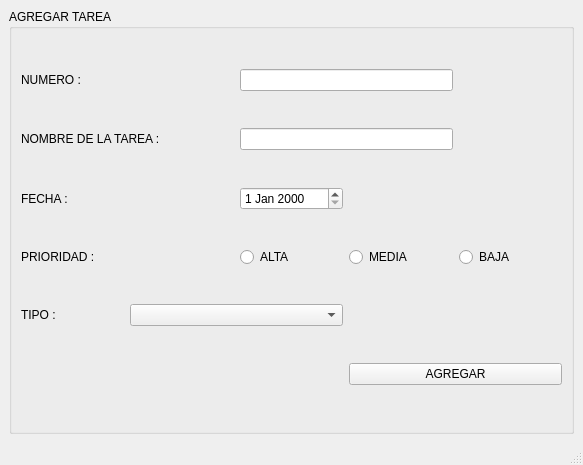
<?xml version="1.0" encoding="UTF-8"?>
<ui version="4.0">
 <class>agregar</class>
 <widget class="QMainWindow" name="agregar">
  <property name="geometry">
   <rect>
    <x>0</x>
    <y>0</y>
    <width>583</width>
    <height>465</height>
   </rect>
  </property>
  <property name="windowTitle">
   <string>MainWindow</string>
  </property>
  <widget class="QWidget" name="centralwidget">
   <layout class="QGridLayout" name="gridLayout_2">
    <item row="0" column="0">
     <widget class="QGroupBox" name="groupBox">
      <property name="title">
       <string>AGREGAR TAREA</string>
      </property>
      <layout class="QGridLayout" name="gridLayout">
       <item row="4" column="0">
        <widget class="QLabel" name="label_5">
         <property name="text">
          <string>TIPO : </string>
         </property>
        </widget>
       </item>
       <item row="0" column="0">
        <widget class="QLabel" name="label">
         <property name="text">
          <string>NUMERO : </string>
         </property>
        </widget>
       </item>
       <item row="3" column="2">
        <widget class="QRadioButton" name="btAlta">
         <property name="text">
          <string>ALTA</string>
         </property>
        </widget>
       </item>
       <item row="5" column="3" colspan="2">
        <widget class="QPushButton" name="btnAgregar">
         <property name="text">
          <string>AGREGAR</string>
         </property>
        </widget>
       </item>
       <item row="1" column="2" colspan="2">
        <widget class="QLineEdit" name="inNombreTarea"/>
       </item>
       <item row="1" column="0" colspan="2">
        <widget class="QLabel" name="label_2">
         <property name="text">
          <string>NOMBRE DE LA TAREA : </string>
         </property>
        </widget>
       </item>
       <item row="0" column="2" colspan="2">
        <widget class="QLineEdit" name="inNumero"/>
       </item>
       <item row="2" column="0">
        <widget class="QLabel" name="label_3">
         <property name="text">
          <string>FECHA : </string>
         </property>
        </widget>
       </item>
       <item row="3" column="0">
        <widget class="QLabel" name="label_4">
         <property name="text">
          <string>PRIORIDAD :</string>
         </property>
        </widget>
       </item>
       <item row="3" column="3">
        <widget class="QRadioButton" name="btMedia">
         <property name="text">
          <string>MEDIA</string>
         </property>
        </widget>
       </item>
       <item row="3" column="4">
        <widget class="QRadioButton" name="btBaja">
         <property name="text">
          <string>BAJA</string>
         </property>
        </widget>
       </item>
       <item row="4" column="1" colspan="2">
        <widget class="QComboBox" name="inTipo"/>
       </item>
       <item row="2" column="2">
        <widget class="QDateEdit" name="inFecha"/>
       </item>
      </layout>
     </widget>
    </item>
   </layout>
  </widget>
  <widget class="QMenuBar" name="menubar">
   <property name="geometry">
    <rect>
     <x>0</x>
     <y>0</y>
     <width>583</width>
     <height>25</height>
    </rect>
   </property>
  </widget>
  <widget class="QStatusBar" name="statusbar"/>
 </widget>
 <resources/>
 <connections/>
</ui>
